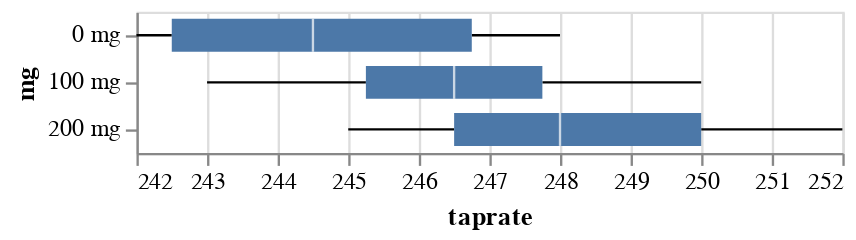

Notebook code cell kept with this figure:
### Markdown cell above
#### (a)

### Code cell
(
    alt.Chart(DATA['12.2 - clean'])
    .mark_boxplot()
    .encode(
        alt.Y('mg'),
        alt.X('taprate').scale(zero=False))
)

### Figure 1 — Vega-Lite specification as saved in the notebook (floating-point values rounded to 4 significant figures)
{"config": {"view": {"continuousWidth": 300, "continuousHeight": 300}}, "data": {"name": "data-acdf9bcf03dee65e0d5c32e95bdca54c"}, "mark": {"type": "boxplot"}, "encoding": {"x": {"field": "taprate", "scale": {"zero": false}, "type": "quantitative"}, "y": {"field": "mg", "type": "nominal"}}, "$schema": "https://vega.github.io/schema/vega-lite/v5.16.3.json", "datasets": {"data-acdf9bcf03dee65e0d5c32e95bdca54c": [{"mg": "0 mg", "taprate": 242}, {"mg": "0 mg", "taprate": 245}, {"mg": "0 mg", "taprate": 244}, {"mg": "0 mg", "taprate": 248}, {"mg": "0 mg", "taprate": 247}, {"mg": "0 mg", "taprate": 248}, {"mg": "0 mg", "taprate": 242}, {"mg": "0 mg", "taprate": 244}, {"mg": "0 mg", "taprate": 246}, {"mg": "0 mg", "taprate": 242}, {"mg": "100 mg", "taprate": 248}, {"mg": "100 mg", "taprate": 246}, {"mg": "100 mg", "taprate": 245}, {"mg": "100 mg", "taprate": 247}, {"mg": "100 mg", "taprate": 248}, {"mg": "100 mg", "taprate": 250}, {"mg": "100 mg", "taprate": 247}, {"mg": "100 mg", "taprate": 246}, {"mg": "100 mg", "taprate": 243}, {"mg": "100 mg", "taprate": 244}, {"mg": "200 mg", "taprate": 246}, {"mg": "200 mg", "taprate": 248}, {"mg": "200 mg", "taprate": 250}, {"mg": "200 mg", "taprate": 252}, {"mg": "200 mg", "taprate": 248}, {"mg": "200 mg", "taprate": 250}, {"mg": "200 mg", "taprate": 246}, {"mg": "200 mg", "taprate": 248}, {"mg": "200 mg", "taprate": 245}, {"mg": "200 mg", "taprate": 250}]}}
